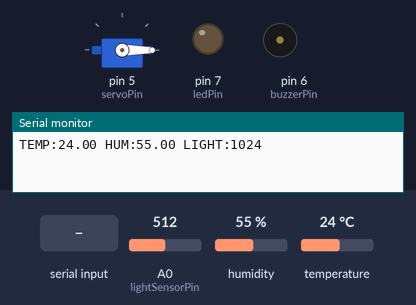
A sketch run on a simulated Arduino Uno, built with avr-gcc and run on an emulated ATmega328P. Parts: servo, output pins drawn as LEDs (lit = HIGH), buzzer (waves = sounding, pin HIGH), the last lines printed to the serial monitor. The test bench sets the inputs (shaded band); at power-on: A0 (lightSensorPin) = 512, humidity 55 %, temperature 24 °C.

Above: at 3.2 s.
3.3 s: "SERVO_OPEN\n" received over Serial
At 6.0 s:
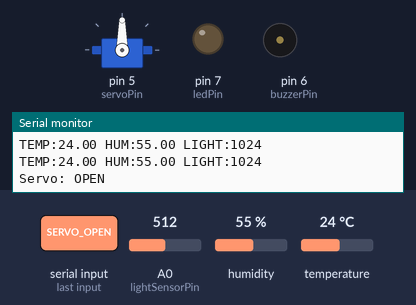
6.5 s: "BUZZER_ON\n" received over Serial
At 9.2 s:
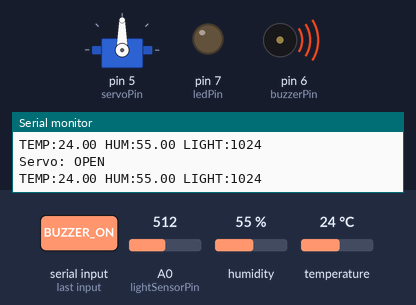
9.5 s: "SERVO_CLOSE\n" received over Serial
At 12.3 s:
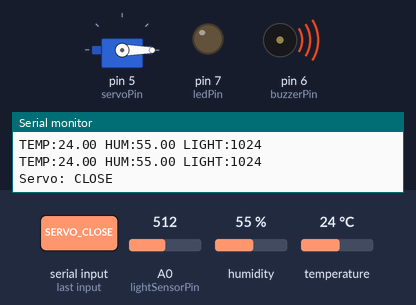
12.6 s: "LED_ON\n" received over Serial
At 14.4 s:
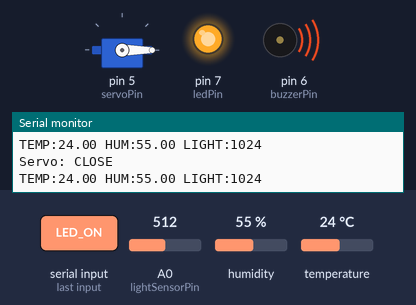
15.6 s: "BUZZER_OFF\n" received over Serial
At 17.6 s:
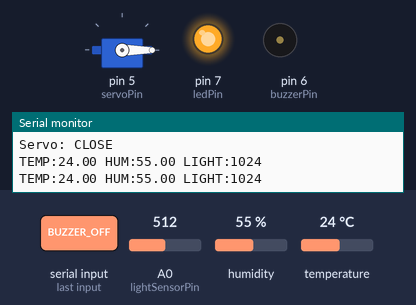
18.6 s: "LED_OFF\n" received over Serial
At 20.8 s:
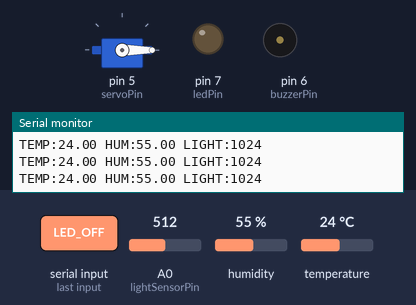
Timing chart, 0 to 22.3 s (numbered marks = the images above; inputs shaded):
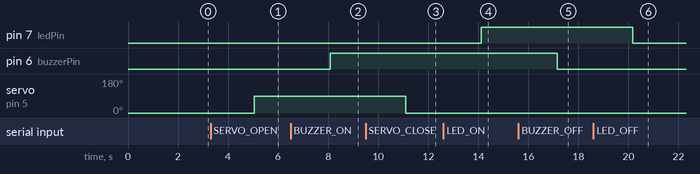

Measured:
- after the input at 3.3 s, servo on pin 5 (servoPin): 0° → 90° after 1.8 s
- after the input at 6.5 s, pin 6 (buzzerPin): LOW → HIGH after 1.6 s
- after the input at 9.5 s, servo on pin 5 (servoPin): 90° → 0° after 1.6 s
- after the input at 12.6 s, pin 7 (ledPin): LOW → HIGH after 1.5 s
- after the input at 15.6 s, pin 6 (buzzerPin): HIGH → LOW after 1.6 s
- after the input at 18.6 s, pin 7 (ledPin): HIGH → LOW after 1.6 s

The sketch:

arduino.ino
```cpp
#include <DHT.h>
#include <Servo.h>

#define DHTPIN 2
#define DHTTYPE DHT11

DHT dht(DHTPIN, DHTTYPE);
Servo windowServo;

const int lightSensorPin = A0;
const int servoPin = 5;
const int buzzerPin = 6;
const int ledPin = 7;

void setup() {
  Serial.begin(9600);
  dht.begin();
  delay(2000);

  pinMode(buzzerPin, OUTPUT);
  pinMode(ledPin, OUTPUT);

  windowServo.attach(servoPin);
  windowServo.write(0); // Servo closed position
}

void loop() {
  float temp = dht.readTemperature();
  float hum = dht.readHumidity();
  int lightLevel = analogRead(lightSensorPin);
  int mappedLevel = map(lightLevel, 0, 50, 0, 100);

  if (isnan(temp) || isnan(hum)) {
    Serial.println("ERROR");
    return;
  }

  // Send data over Serial
  Serial.print("TEMP:");
  Serial.print(temp);
  Serial.print(" HUM:");
  Serial.print(hum);
  Serial.print(" LIGHT:");
  Serial.println(mappedLevel);

  // Check for incoming commands
  if (Serial.available() > 0) {
    String command = Serial.readStringUntil('\n');
    command.trim();

    if (command == "BUZZER_ON") {
      digitalWrite(buzzerPin, HIGH);
    }
    else if (command == "BUZZER_OFF") {
      digitalWrite(buzzerPin, LOW);
    }
    else if (command == "SERVO_OPEN") {
      windowServo.write(90);
      Serial.println("Servo: OPEN");
    }
    else if (command == "SERVO_CLOSE") {
      windowServo.write(0);
      Serial.println("Servo: CLOSE");
    }
    else if (command == "LED_ON") {
      digitalWrite(ledPin, HIGH);
    }
    else if (command == "LED_OFF") {
      digitalWrite(ledPin, LOW);
    }
  }

  delay(3000);
}
```
